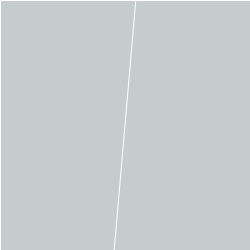
Frame 1 (no input)
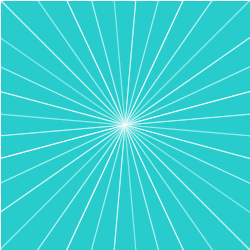
Frame 60 (the mouse pressed at the canvas centre just before this capture)
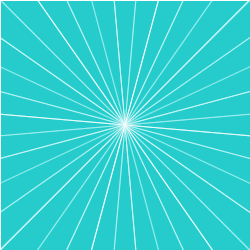
Frame 120 (the mouse held since frame 60 and released just before this capture)

The Processing sketch that drew these frames (run headless with seeded random() and noise(); from frame 60 on, the mouse is pressed at the canvas centre):

// Processing sketch: processing_18531
// ── processing_18531.pde

int a;
 
void setup()
{
size(250, 250);
frameRate(10);
fill(#25D8D7,10);
stroke(255);
smooth();
  
a = 0;
}
  
void draw()
{
a = a + 50;
  
rect(0, 0, width, height);
  
translate(width / 2, height / 2);
rotate(radians(a));
line(-height, -height, height, height);
}            
                
